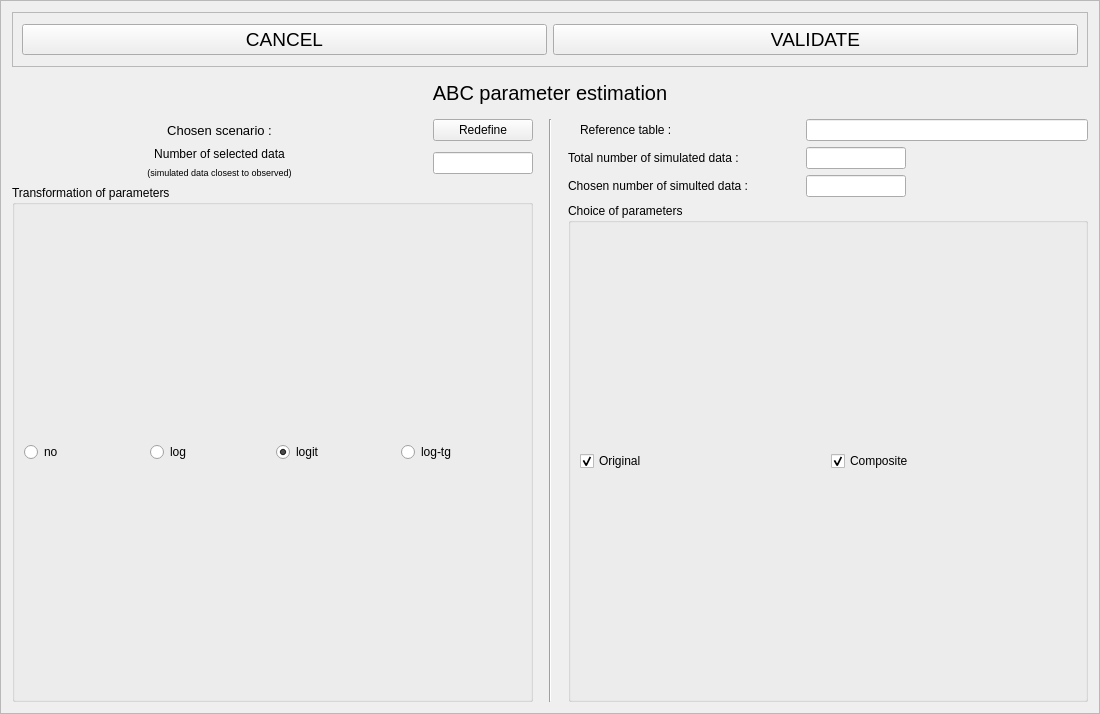
<?xml version="1.0" encoding="UTF-8"?>
<ui version="4.0">
 <class>Frame</class>
 <widget class="QFrame" name="Frame">
  <property name="geometry">
   <rect>
    <x>0</x>
    <y>0</y>
    <width>1100</width>
    <height>714</height>
   </rect>
  </property>
  <property name="windowTitle">
   <string>Frame</string>
  </property>
  <property name="frameShape">
   <enum>QFrame::StyledPanel</enum>
  </property>
  <property name="frameShadow">
   <enum>QFrame::Raised</enum>
  </property>
  <layout class="QVBoxLayout" name="verticalLayout_3">
   <item>
    <widget class="QFrame" name="frame_6">
     <property name="sizePolicy">
      <sizepolicy hsizetype="Expanding" vsizetype="Preferred">
       <horstretch>0</horstretch>
       <verstretch>0</verstretch>
      </sizepolicy>
     </property>
     <property name="minimumSize">
      <size>
       <width>0</width>
       <height>55</height>
      </size>
     </property>
     <property name="maximumSize">
      <size>
       <width>16777215</width>
       <height>55</height>
      </size>
     </property>
     <property name="frameShape">
      <enum>QFrame::StyledPanel</enum>
     </property>
     <property name="frameShadow">
      <enum>QFrame::Raised</enum>
     </property>
     <layout class="QHBoxLayout" name="horizontalLayout_9">
      <item>
       <widget class="QPushButton" name="exitButton">
        <property name="font">
         <font>
          <pointsize>14</pointsize>
         </font>
        </property>
        <property name="toolTip">
         <string>Leave this screen without loosing any change</string>
        </property>
        <property name="text">
         <string>CANCEL</string>
        </property>
        <property name="shortcut">
         <string>Alt+E</string>
        </property>
       </widget>
      </item>
      <item>
       <widget class="QPushButton" name="okButton">
        <property name="font">
         <font>
          <pointsize>14</pointsize>
         </font>
        </property>
        <property name="toolTip">
         <string>Test and save data (Alt+o)</string>
        </property>
        <property name="text">
         <string>VALIDATE</string>
        </property>
        <property name="shortcut">
         <string>Alt+V</string>
        </property>
       </widget>
      </item>
     </layout>
    </widget>
   </item>
   <item>
    <widget class="QLabel" name="label">
     <property name="minimumSize">
      <size>
       <width>0</width>
       <height>40</height>
      </size>
     </property>
     <property name="maximumSize">
      <size>
       <width>16777215</width>
       <height>40</height>
      </size>
     </property>
     <property name="font">
      <font>
       <pointsize>15</pointsize>
      </font>
     </property>
     <property name="text">
      <string>ABC parameter estimation</string>
     </property>
     <property name="alignment">
      <set>Qt::AlignCenter</set>
     </property>
    </widget>
   </item>
   <item>
    <layout class="QHBoxLayout" name="horizontalLayout_3">
     <item>
      <layout class="QVBoxLayout" name="verticalLayout">
       <property name="rightMargin">
        <number>10</number>
       </property>
       <item>
        <layout class="QHBoxLayout" name="horizontalLayout_4">
         <item>
          <widget class="QLabel" name="scenariosLabel">
           <property name="sizePolicy">
            <sizepolicy hsizetype="Expanding" vsizetype="Preferred">
             <horstretch>0</horstretch>
             <verstretch>0</verstretch>
            </sizepolicy>
           </property>
           <property name="minimumSize">
            <size>
             <width>0</width>
             <height>20</height>
            </size>
           </property>
           <property name="maximumSize">
            <size>
             <width>16777215</width>
             <height>20</height>
            </size>
           </property>
           <property name="font">
            <font>
             <pointsize>10</pointsize>
            </font>
           </property>
           <property name="text">
            <string>Chosen scenario :</string>
           </property>
           <property name="alignment">
            <set>Qt::AlignCenter</set>
           </property>
          </widget>
         </item>
         <item>
          <widget class="QPushButton" name="redefButton">
           <property name="minimumSize">
            <size>
             <width>100</width>
             <height>0</height>
            </size>
           </property>
           <property name="maximumSize">
            <size>
             <width>100</width>
             <height>16777215</height>
            </size>
           </property>
           <property name="text">
            <string>Redefine</string>
           </property>
          </widget>
         </item>
        </layout>
       </item>
       <item>
        <layout class="QGridLayout" name="gridLayout_2">
         <item row="0" column="0">
          <widget class="QLabel" name="label_2">
           <property name="sizePolicy">
            <sizepolicy hsizetype="Expanding" vsizetype="Preferred">
             <horstretch>0</horstretch>
             <verstretch>0</verstretch>
            </sizepolicy>
           </property>
           <property name="minimumSize">
            <size>
             <width>0</width>
             <height>13</height>
            </size>
           </property>
           <property name="maximumSize">
            <size>
             <width>16777215</width>
             <height>13</height>
            </size>
           </property>
           <property name="text">
            <string>Number of selected data</string>
           </property>
           <property name="alignment">
            <set>Qt::AlignCenter</set>
           </property>
          </widget>
         </item>
         <item row="0" column="1" rowspan="2">
          <widget class="QLineEdit" name="nosdEdit">
           <property name="minimumSize">
            <size>
             <width>100</width>
             <height>0</height>
            </size>
           </property>
           <property name="maximumSize">
            <size>
             <width>100</width>
             <height>16777215</height>
            </size>
           </property>
          </widget>
         </item>
         <item row="1" column="0">
          <widget class="QLabel" name="label_3">
           <property name="sizePolicy">
            <sizepolicy hsizetype="Expanding" vsizetype="Preferred">
             <horstretch>0</horstretch>
             <verstretch>0</verstretch>
            </sizepolicy>
           </property>
           <property name="minimumSize">
            <size>
             <width>0</width>
             <height>13</height>
            </size>
           </property>
           <property name="maximumSize">
            <size>
             <width>16777215</width>
             <height>13</height>
            </size>
           </property>
           <property name="font">
            <font>
             <pointsize>7</pointsize>
            </font>
           </property>
           <property name="text">
            <string>(simulated data closest to observed)</string>
           </property>
           <property name="alignment">
            <set>Qt::AlignCenter</set>
           </property>
          </widget>
         </item>
        </layout>
       </item>
       <item>
        <widget class="QGroupBox" name="groupBox_2">
         <property name="minimumSize">
          <size>
           <width>0</width>
           <height>0</height>
          </size>
         </property>
         <property name="maximumSize">
          <size>
           <width>16777215</width>
           <height>16777215</height>
          </size>
         </property>
         <property name="title">
          <string>Transformation of parameters</string>
         </property>
         <layout class="QHBoxLayout" name="horizontalLayout_2">
          <item>
           <widget class="QRadioButton" name="noRadio">
            <property name="text">
             <string>no</string>
            </property>
           </widget>
          </item>
          <item>
           <widget class="QRadioButton" name="logRadio">
            <property name="text">
             <string>log</string>
            </property>
           </widget>
          </item>
          <item>
           <widget class="QRadioButton" name="logitRadio">
            <property name="text">
             <string>logit</string>
            </property>
            <property name="checked">
             <bool>true</bool>
            </property>
           </widget>
          </item>
          <item>
           <widget class="QRadioButton" name="logtgRadio">
            <property name="text">
             <string>log-tg</string>
            </property>
           </widget>
          </item>
         </layout>
        </widget>
       </item>
      </layout>
     </item>
     <item>
      <widget class="Line" name="line">
       <property name="orientation">
        <enum>Qt::Vertical</enum>
       </property>
      </widget>
     </item>
     <item>
      <layout class="QVBoxLayout" name="verticalLayout_2">
       <property name="leftMargin">
        <number>10</number>
       </property>
       <item>
        <layout class="QGridLayout" name="gridLayout">
         <item row="3" column="0" colspan="3">
          <widget class="QLabel" name="label_7">
           <property name="minimumSize">
            <size>
             <width>220</width>
             <height>0</height>
            </size>
           </property>
           <property name="maximumSize">
            <size>
             <width>220</width>
             <height>16777215</height>
            </size>
           </property>
           <property name="text">
            <string>Total number of simulated data :</string>
           </property>
          </widget>
         </item>
         <item row="4" column="0" colspan="3">
          <widget class="QLabel" name="label_8">
           <property name="minimumSize">
            <size>
             <width>220</width>
             <height>0</height>
            </size>
           </property>
           <property name="maximumSize">
            <size>
             <width>220</width>
             <height>16777215</height>
            </size>
           </property>
           <property name="text">
            <string>Chosen number of simulted data : </string>
           </property>
          </widget>
         </item>
         <item row="3" column="3">
          <widget class="QLineEdit" name="totNumSimEdit">
           <property name="minimumSize">
            <size>
             <width>100</width>
             <height>0</height>
            </size>
           </property>
           <property name="maximumSize">
            <size>
             <width>100</width>
             <height>16777215</height>
            </size>
           </property>
          </widget>
         </item>
         <item row="4" column="3">
          <widget class="QLineEdit" name="lineEdit_3">
           <property name="minimumSize">
            <size>
             <width>100</width>
             <height>0</height>
            </size>
           </property>
           <property name="maximumSize">
            <size>
             <width>100</width>
             <height>16777215</height>
            </size>
           </property>
          </widget>
         </item>
         <item row="2" column="3">
          <widget class="QLineEdit" name="refTableNameEdit"/>
         </item>
         <item row="2" column="2">
          <widget class="QLabel" name="label_6">
           <property name="minimumSize">
            <size>
             <width>220</width>
             <height>0</height>
            </size>
           </property>
           <property name="maximumSize">
            <size>
             <width>220</width>
             <height>16777215</height>
            </size>
           </property>
           <property name="text">
            <string>Reference table : </string>
           </property>
          </widget>
         </item>
        </layout>
       </item>
       <item>
        <widget class="QGroupBox" name="groupBox">
         <property name="title">
          <string>Choice of parameters</string>
         </property>
         <layout class="QHBoxLayout" name="horizontalLayout">
          <item>
           <widget class="QCheckBox" name="oCheck">
            <property name="text">
             <string>Original</string>
            </property>
            <property name="checked">
             <bool>true</bool>
            </property>
           </widget>
          </item>
          <item>
           <widget class="QCheckBox" name="cCheck">
            <property name="text">
             <string>Composite</string>
            </property>
            <property name="checked">
             <bool>true</bool>
            </property>
           </widget>
          </item>
         </layout>
        </widget>
       </item>
      </layout>
     </item>
    </layout>
   </item>
  </layout>
 </widget>
 <resources/>
 <connections/>
</ui>
